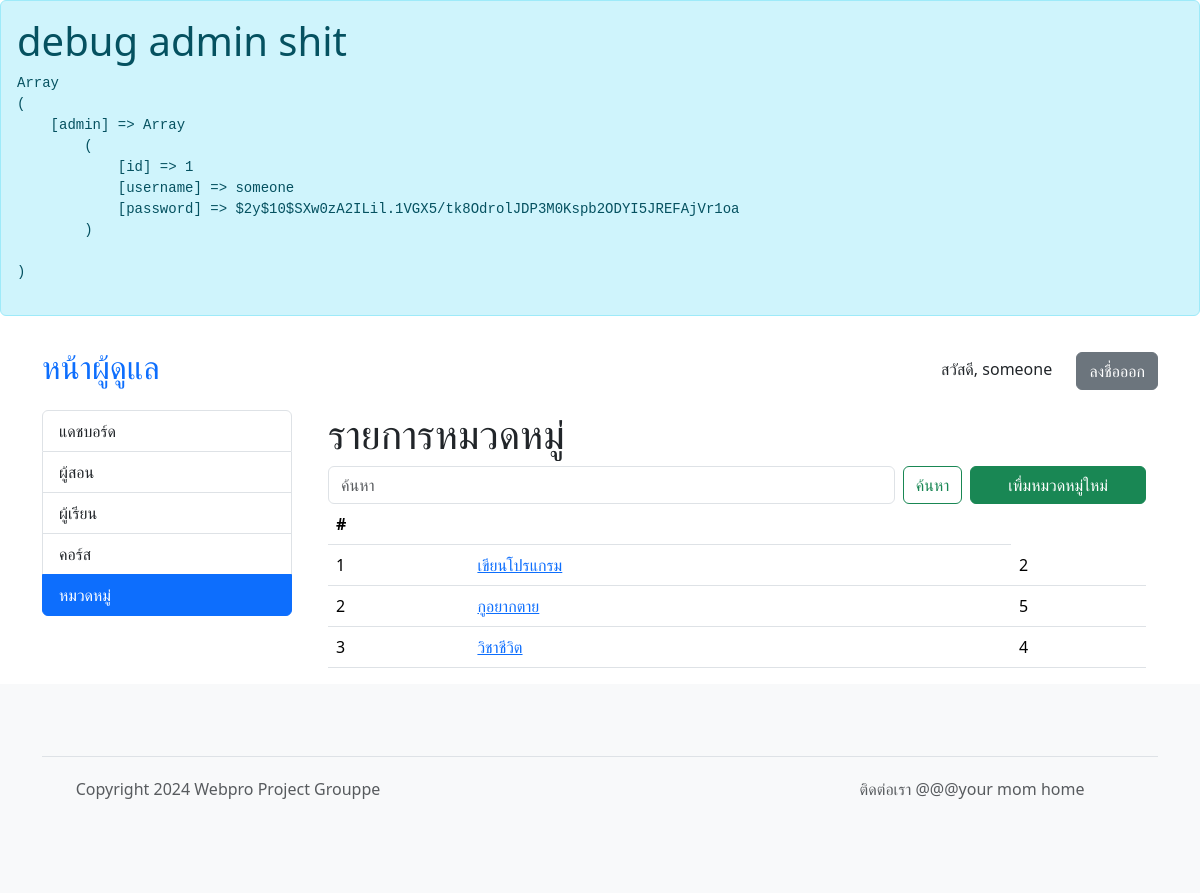
/admin/categories.php (signed in), run on an earlier commit of the app's database.
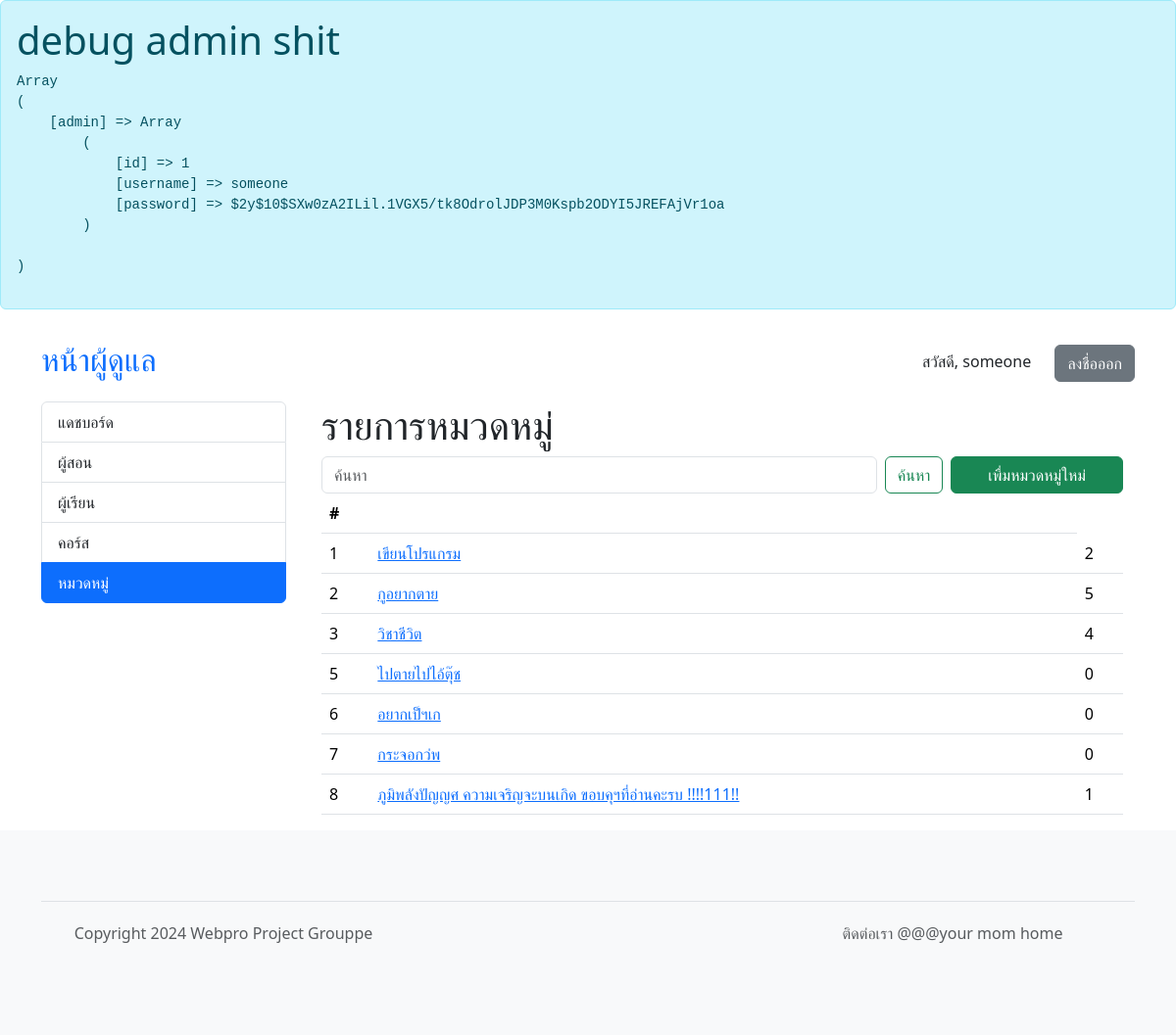
And on a later commit of the database.
### tables this page shows
CREATE TABLE "course_categories" (
	"id"	INTEGER,
	"name"	VARCHAR(64) NOT NULL,
	PRIMARY KEY("id" AUTOINCREMENT)
);

### admin/categories.php (called while the page is built, shortened)
<?php
require 'template_init.php';
require 'template_header.php';
$header = "รายการหมวดหมู่";
$button = "เพื่มหมวดหมู่ใหม่";
$button_page = "category.php";
$show_course = false;
$show_cate = true;
if (isset($_GET['begin'])) {
	$begin = $_GET['begin'];
} else {
	$begin = 0;
}
$search = "";
$list = $db->get_category_simple_list($begin, $search);
require 'si_list.php';
?>

### core.php (called while the page is built, shortened)
<?php
	class App extends SQLite3 {
			?>
				</form><?php
		function admin_is_logged_in() {
			return isset($_SESSION["admin"]);
		}
		function get_category_simple_list($begin, $search) {
			$filter = "";
			$sql = "SELECT id, name FROM course_categories" . $filter;
			$ret = $this->query($sql);
			$instructors = array();
			while($row = $ret->fetchArray(SQLITE3_ASSOC)) {
				$instructors[] = $row;
			}
			foreach ($instructors as $key => $value) {
				$sql = "SELECT COUNT(*) as count FROM courses WHERE category_id = " . $value['id'];
				$ret = $this->query($sql);
				$row = $ret->fetchArray(SQLITE3_ASSOC);
				$instructors[$key]['total_courses'] = $row['count'];
			}
			return $instructors;
		}
	}
?>

### admin/si_list.php (the view, shortened to what this page needs)
<div class="container">
<h1><?php echo $header; ?></h1>
	<form class="d-flex" role="search">
		<input class="form-control me-2" name="search" value="<?php echo isset($_GET['search']) ? $_GET['search'] : '' ?>" type="search" placeholder="ค้นหา" aria-label="Search">
		<button class="btn btn-outline-success me-2" type="submit">ค้นหา</button>
		<?php
			if ($button != "") {
				?>
				<a href="<?php echo $button_page; ?>" style="width: 30%" class="btn btn-success"><?php echo $button; ?></a>
				<?php
			}
		?>
	</form>
	<table class="table">
	<thead>
		<tr>
			<th scope="col">#</th>
			<?php if ($show_course) { ?>
			<th scope="col">ชื่อคอร์ส</th>
			<th scope="col">ผู้สอน</th>
			<th scope="col">ยอดขายทั้งหมด</th>
			<?php } else { ?>
			<th scope="col"></th>
			<?php } ?>
		</tr>
	</thead>
	<tbody>
		<?php
			foreach ($list as $i) {
				echo "<tr>";
				echo "<td>{$i['id']}</td>";
				if ($show_cate) {
					echo "<td><a href=\"category.php?id={$i['id']}\">{$i['name']}</a></td>";
					echo "<td>{$i['total_courses']}</td>";
				}
				echo "</tr>";
			}
		?>
	</tbody>
	</table>
</div>
<?php
require 'template_footer.php';
?>

### admin/template_header.php (shortened to what this page needs)
<?php
	$menu = array(
		"index" => 'แดชบอร์ด',
		"instructors" => 'ผู้สอน',
		"students" => 'ผู้เรียน',
		"courses" => 'คอร์ส',
		"categories" => 'หมวดหมู่',
	);
?>
<!DOCTYPE html>
<html lang="en">
<head>
	<link href="https://cdn.jsdelivr.net/npm/bootstrap@5.3.3/dist/css/bootstrap.min.css" rel="stylesheet">
	<link rel="stylesheet" href="https://cdn.jsdelivr.net/npm/bootstrap-icons@1.11.3/font/bootstrap-icons.min.css">
</head>
<body>
	<div class="alert alert-info">
		<h1>debug admin shit</h1>
		<pre><?php print_r($_SESSION); ?></pre>
	</div>
	<?php if ($db->admin_is_logged_in()) { ?>
	<header class="p-3">
		<div class="container">
			<div class="d-flex flex-wrap align-items-center justify-content-center justify-content-lg-start">
				<a href="index.php" class="d-flex align-items-center mb-2 mb-lg-0 text-decoration-none mb-md-0 me-lg-auto">
					<h2>หน้าผู้ดูแล</h2>
				</a>
				<div class="auth-section">
					<span style="margin-right: 20px">สวัสดี, <?php echo $_SESSION['admin']['username'] ?></span>
					<a href="signout.php" class="btn btn-secondary">ลงชื่อออก</a>
				</div>
			</div>
		</div>
	</header>
		<?php
	}
		?>
<?php if ($db->admin_is_logged_in()) { ?>
<div class="container">
	<div class="d-flex gap-4">
		<div class="list-group" style="min-width: 250px;">
			<?php
			foreach ($menu as $key => $value) {
				$active = ($key . '.php' == basename($_SERVER["PHP_SELF"])) ? "active" : "";
				echo "<a href=\"$key.php\" class=\"list-group-item list-group-item-action $active\">$value</a>";
			}
			?>
		</div>
<?php } ?>

### admin/template_footer.php
<?php if ($db->admin_is_logged_in()) { ?>
</div>
</div>
<?php } ?>
<footer class="py-5 text-center text-body-secondary bg-body-tertiary">
	<div class="container">
	<footer class="d-flex flex-wrap justify-content-between align-items-center py-3 my-4 border-top">
	<p class="col-md-4 mb-0 text-body-secondary">Copyright 2024 Webpro Project Grouppe</p>
	<a href="/" class="col-md-4 d-flex align-items-center justify-content-center mb-3 mb-md-0 me-md-auto link-body-emphasis text-decoration-none">
		<svg class="bi me-2" width="40" height="32"><use xlink:href="#bootstrap"></use></svg>
	</a>
	<p class="col-md-4 mb-0 text-body-secondary">ติดต่อเรา
	@@@your mom home</p>
	</footer>
</body>
</html>

What changed in the data, as far as the page shows it:
added course_categories: id "5", name "ไปตายไปไอ้ตุ๊ช", total_courses "0"
added course_categories: id "6", name "อยากเป็ฯเก", total_courses "0"
added course_categories: id "7", name "กระจอกว่พ", total_courses "0"
added course_categories: id "8", name "ภูมิพลังปัญญศ ความเจริญจะบนเกิด ขอบคุฯที่อ่านคะรบ !!!!111!!", total_courses "1"
